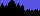

This game map was drawn from its Tiled (.tmx) file and the tilesets committed beside it. A one-line description and the full map source follow:
An orthogonal 5x2 tile map with 8x8 px tiles, 1 tile layer (namtbl).

<map version="1.5" tiledversion="1.5.0" orientation="orthogonal" renderorder="right-down" width="5" height="2" tilewidth="8" tileheight="8" infinite="0" nextlayerid="2" nextobjectid="1">
 <tileset firstgid="1" name="charset" tilewidth="8" tileheight="8" tilecount="256" columns="16">
  <image source="charset@6000.namtbl.png" width="128" height="128" />
 </tileset>
 <layer id="1" name="namtbl" width="5" height="2">
  <data encoding="csv">
248,249,248,256,256,
129,129,129,250,250
</data>
 </layer>
</map>
